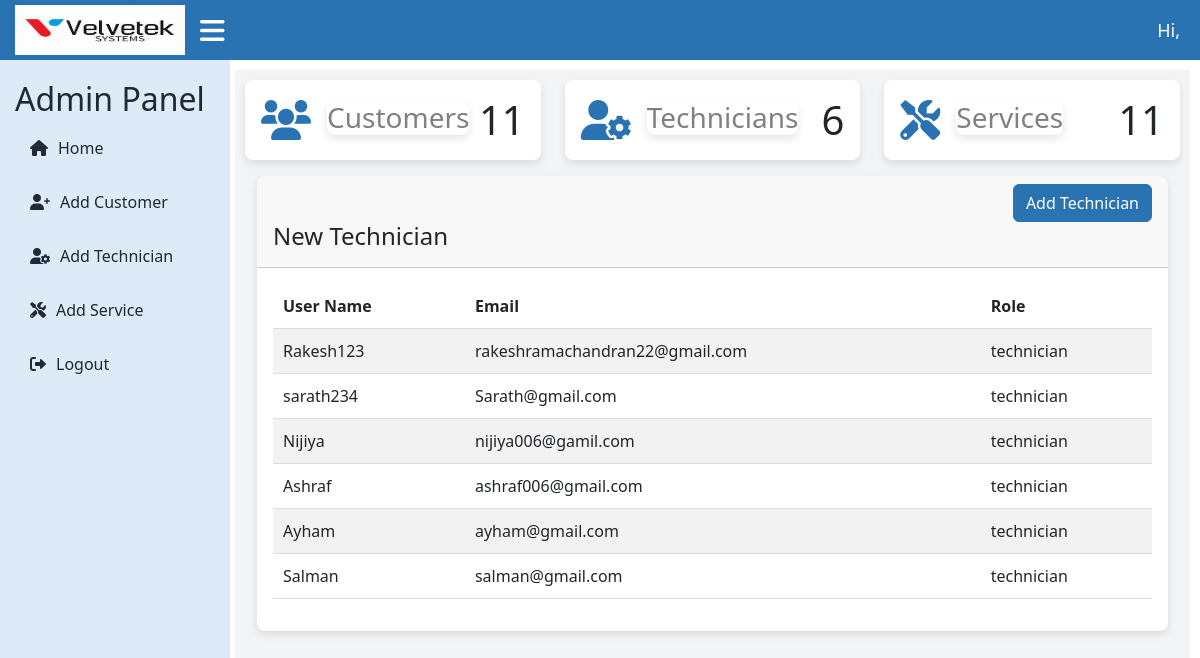
The app's page /velvetekapp/technicians/ with its own data.
### loginapp/models.py (models this page shows, shortened)
class CustomUser(AbstractUser):
    ROLE_CHOICES = (
        ('admin', 'Admin'),
        ('technician', 'Technician'),
        ('user', 'User'),
    )
    role = models.CharField(max_length=20, choices=ROLE_CHOICES, default='user')

### velvetekapp/views.py (the view)
# urls.py: path('technicians/',views.list_technicians, name='list_technicians'),
def list_technicians(request):
    technicians = CustomUser.objects.filter(role='technician')
    customer_count = Customer.objects.count()
    total_services = Apply.objects.count()
    technician_count = CustomUser.objects.filter(role='technician').count()
    context = {
        'technicians': technicians,
        'customer_count': customer_count,
        'total_services': total_services,
        'technician_count': technician_count,
    }
    return render(request, 'list_technicians.html',context)

### templates/list_technicians.html (shortened to what this page needs)
{% extends 'admin_dashboard.html' %}
{% block content %}
<div class="container">
  <div class="page-inner">
    <div class="row">
      <div class="col-md-12">
        <div class="card">
          <div class="card-header">
            <div class="ms-md-auto py-2 py-md-0 text-end">
              <a href="#" onclick="openTechnicianModal()" class="btn btn-primary"> Add Technician </a>
            </div>
            <h4 class="card-title">New Technician</h4>
          </div>
          <div class="card-body">
            <table id="basic-datatables" class="display table table-striped table-hover">
              <thead>
                <tr>
                  <th>User Name</th>
                  <th>Email</th>
                  <th>Role</th>
                </tr>
              </thead>
              <tbody>
                {% for d in technicians %}
                <tr>
                  <td>{{ d.username }}</td>
                  <td>{{ d.email }}</td>
                  <td>{{ d.role }}</td>
                </tr>
                {% endfor %}
              </tbody>
            </table>
          </div>
        </div>
      </div>
    </div>
{% endblock %}

### static/assets/css/admin_dashboard.css (style rules this page uses)
:root { --primary-color: #2973B2; --secondary-color: #F3F4F6; --accent-color: #441172; --text-color: #1F2937; --white: #ffffff; --sidebar-color: #DDEAF7; }
.card { border: none; border-radius: 8px; box-shadow: 0 4px 8px rgba(0, 0, 0, 0.1); transition: transform 0.2s ease, box-shadow 0.2s ease; }
.btn-primary { background-color: var(--primary-color) !important; border-color: var(--primary-color) !important; color: #fff !important; }
.table { width: 100%; white-space: nowrap; border-collapse: collapse; }
.table th, .table td { padding: 10px !important; text-align: left !important; border-bottom: 1px solid #ddd !important; border-right: none !important; border-left: none !important; }

### records on screen
CustomUser: username "Rakesh123", email "rakeshramachandran22@gmail.com", role "technician"
CustomUser: username "sarath234", email "Sarath@gmail.com", role "technician"
CustomUser: username "Nijiya", email "nijiya006@gamil.com", role "technician"
CustomUser: username "Ashraf", email "ashraf006@gmail.com", role "technician"
CustomUser: username "Ayham", email "ayham@gmail.com", role "technician"
CustomUser: username "Salman", email "salman@gmail.com", role "technician"

### other values on screen
{{ customer_count }} "11"
{{ technician_count }} "6"
{{ total_services }} "11"
